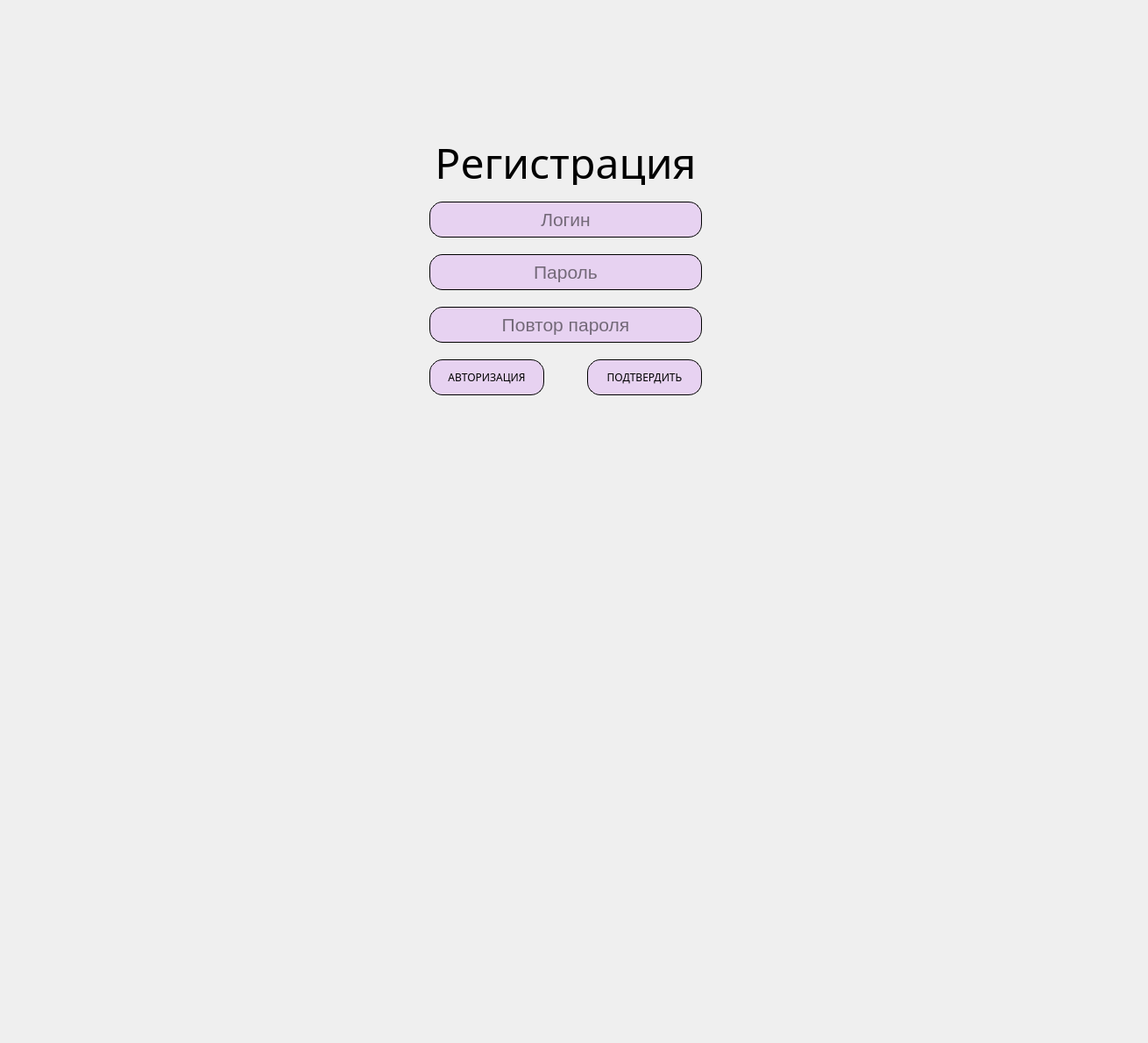
   <widget class="QWidget" name="Registration">
    <widget class="QPushButton" name="acceptRegButton">
     <property name="geometry">
      <rect>
       <x>670</x>
       <y>410</y>
       <width>131</width>
       <height>41</height>
      </rect>
     </property>
     <property name="minimumSize">
      <size>
       <width>131</width>
       <height>41</height>
      </size>
     </property>
     <property name="maximumSize">
      <size>
       <width>131</width>
       <height>41</height>
      </size>
     </property>
     <property name="font">
      <font>
       <family>MS Reference Sans Serif</family>
      </font>
     </property>
     <property name="styleSheet">
      <string notr="true">QPushButton {
	/*background-color: #d39fcf;*/
	background-color: #e7d2f1;
	border: 1px solid;
	border-radius:15;
	border-color: black;
	/*color: #8860D0;*/
	color: black
}

QPushButton:pressed {
	background-color: #ECB6DF;
    vertical-align: middle;
}</string>
     </property>
     <property name="text">
      <string>ПОДТВЕРДИТЬ</string>
     </property>
    </widget>
    <widget class="QLineEdit" name="password">
     <property name="geometry">
      <rect>
       <x>490</x>
       <y>290</y>
       <width>311</width>
       <height>41</height>
      </rect>
     </property>
     <property name="minimumSize">
      <size>
       <width>311</width>
       <height>41</height>
      </size>
     </property>
     <property name="maximumSize">
      <size>
       <width>311</width>
       <height>41</height>
      </size>
     </property>
     <property name="font">
      <font>
       <pointsize>16</pointsize>
      </font>
     </property>
     <property name="styleSheet">
      <string notr="true">/*background-color: #d39fcf;*/
	background-color: #e7d2f1;
	border: 1px solid;
	border-radius:15;
	border-color: black;
	/*color: #8860D0;*/
	color: black</string>
     </property>
     <property name="text">
      <string/>
     </property>
     <property name="echoMode">
      <enum>QLineEdit::Password</enum>
     </property>
     <property name="alignment">
      <set>Qt::AlignCenter</set>
     </property>
     <property name="readOnly">
      <bool>false</bool>
     </property>
     <property name="placeholderText">
      <string>Пароль</string>
     </property>
    </widget>
    <widget class="QLineEdit" name="login">
     <property name="geometry">
      <rect>
       <x>490</x>
       <y>230</y>
       <width>311</width>
       <height>41</height>
      </rect>
     </property>
     <property name="minimumSize">
      <size>
       <width>311</width>
       <height>41</height>
      </size>
     </property>
     <property name="maximumSize">
      <size>
       <width>311</width>
       <height>41</height>
      </size>
     </property>
     <property name="font">
      <font>
       <pointsize>16</pointsize>
      </font>
     </property>
     <property name="styleSheet">
      <string notr="true">/*background-color: #d39fcf;*/
	background-color: #e7d2f1;
	border: 1px solid;
	border-radius:15;
	border-color: black;
	/*color: #8860D0;*/
	color: black</string>
     </property>
     <property name="alignment">
      <set>Qt::AlignCenter</set>
     </property>
     <property name="placeholderText">
      <string>Логин</string>
     </property>
    </widget>
    <widget class="QPushButton" name="acceptMenuButton">
     <property name="geometry">
      <rect>
       <x>490</x>
       <y>410</y>
       <width>131</width>
       <height>41</height>
      </rect>
     </property>
     <property name="minimumSize">
      <size>
       <width>131</width>
       <height>41</height>
      </size>
     </property>
     <property name="maximumSize">
      <size>
       <width>131</width>
       <height>41</height>
      </size>
     </property>
     <property name="font">
      <font>
       <family>MS Reference Sans Serif</family>
      </font>
     </property>
     <property name="styleSheet">
      <string notr="true">QPushButton {
	/*background-color: #d39fcf;*/
	background-color: #e7d2f1;
	border: 1px solid;
	border-radius:15;
	border-color: black;
	/*color: #8860D0;*/
	color: black
}

QPushButton:pressed {
	background-color: #ECB6DF;
    vertical-align: middle;
}</string>
     </property>
     <property name="text">
      <string>АВТОРИЗАЦИЯ</string>
     </property>
    </widget>
    <widget class="QLabel" name="label">
     <property name="geometry">
      <rect>
       <x>480</x>
       <y>160</y>
       <width>331</width>
       <height>51</height>
      </rect>
     </property>
     <property name="sizePolicy">
      <sizepolicy hsizetype="Preferred" vsizetype="Preferred">
       <horstretch>0</horstretch>
       <verstretch>0</verstretch>
      </sizepolicy>
     </property>
     <property name="minimumSize">
      <size>
       <width>331</width>
       <height>41</height>
      </size>
     </property>
     <property name="font">
      <font>
       <family>Bradley Hand ITC</family>
       <pointsize>36</pointsize>
       <weight>50</weight>
       <italic>false</italic>
       <bold>false</bold>
       <underline>false</underline>
       <strikeout>false</strikeout>
       <kerning>true</kerning>
      </font>
     </property>
     <property name="lineWidth">
      <number>5</number>
     </property>
     <property name="text">
      <string>Регистрация</string>
     </property>
     <property name="alignment">
      <set>Qt::AlignCenter</set>
     </property>
     <property name="wordWrap">
      <bool>true</bool>
     </property>
    </widget>
    <widget class="QStackedWidget" name="stackedWidget_2">
     <property name="geometry">
      <rect>
       <x>20</x>
       <y>460</y>
       <width>1281</width>
       <height>721</height>
      </rect>
     </property>
     <property name="currentIndex">
      <number>1</number>
     </property>
     <widget class="QWidget" name="page_3"/>
     <widget class="QWidget" name="page_4"/>
    </widget>
    <widget class="QLineEdit" name="passwordRepeat">
     <property name="geometry">
      <rect>
       <x>490</x>
       <y>350</y>
       <width>311</width>
       <height>41</height>
      </rect>
     </property>
     <property name="minimumSize">
      <size>
       <width>311</width>
       <height>41</height>
      </size>
     </property>
     <property name="maximumSize">
      <size>
       <width>311</width>
       <height>41</height>
      </size>
     </property>
     <property name="font">
      <font>
       <pointsize>16</pointsize>
      </font>
     </property>
     <property name="styleSheet">
      <string notr="true">/*background-color: #d39fcf;*/
	background-color: #e7d2f1;
	border: 1px solid;
	border-radius:15;
	border-color: black;
	/*color: #8860D0;*/
	color: black</string>
     </property>
     <property name="text">
      <string/>
     </property>
     <property name="echoMode">
      <enum>QLineEdit::Password</enum>
     </property>
     <property name="alignment">
      <set>Qt::AlignCenter</set>
     </property>
     <property name="readOnly">
      <bool>false</bool>
     </property>
     <property name="placeholderText">
      <string>Повтор пароля</string>
     </property>
    </widget>
   </widget>
